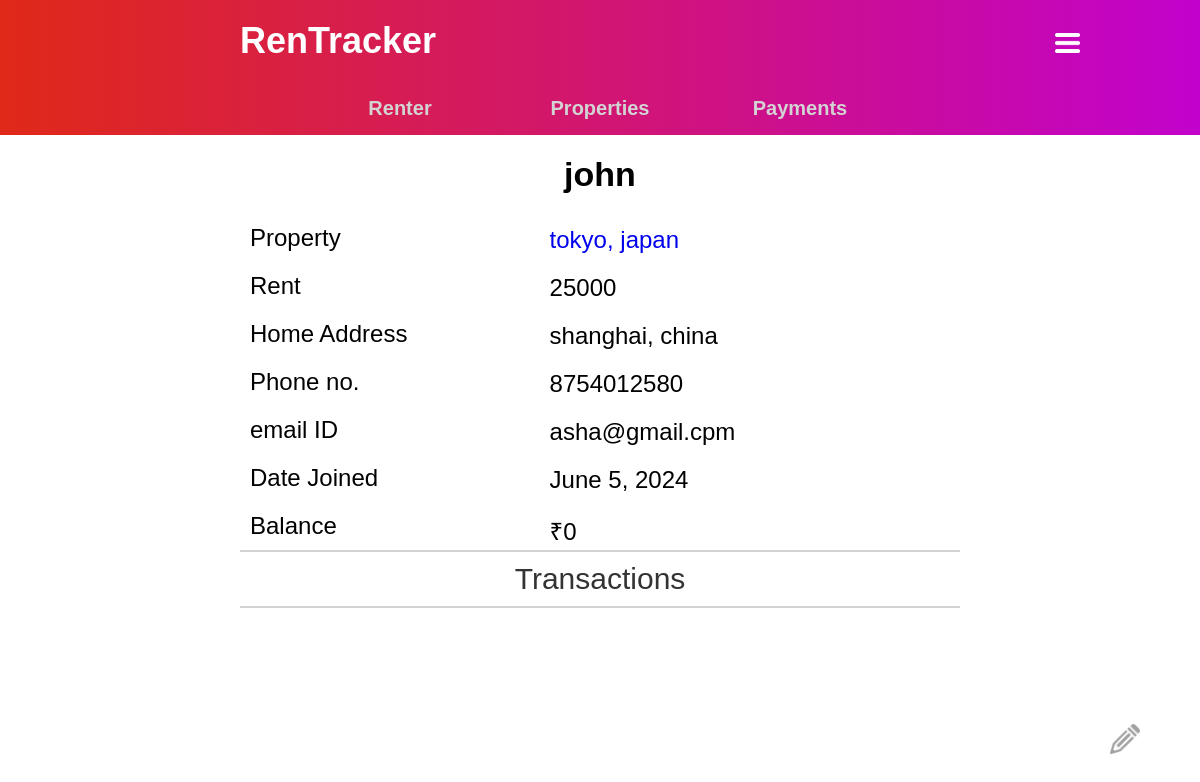
The app's page /renter/3/ (signed in) with its own data.
### home/models.py (models this page shows, shortened)
class Renter(models.Model):
    name = models.CharField(max_length = 30)
    user = models.ForeignKey(User, on_delete=models.CASCADE)
    property = models.OneToOneField(Properties, on_delete = models.CASCADE)
    homeAddr = models.TextField()
    phNo = models.CharField(max_length=10)
    email = models.EmailField()
    dateJoined = models.DateField()
    dateLeft = models.DateField(null = True, blank = True)
    balance = models.IntegerField(default=0)

class Properties(models.Model):
    address = models.TextField()
    user = models.ForeignKey(User, on_delete=models.CASCADE)
    rent = models.IntegerField(null=True)
    propType = models.CharField(max_length=10)
    occupied = models.BooleanField(default=False)

### home/views.py (the view)
# urls.py: path('renter/<str:pk>/',views.renter,name = 'renter'),
@login_required(login_url="login")
def renter(request, pk):
    renterData = Renter.objects.get(id = pk)
    transData = Transaction.objects.filter(renter_id = pk).order_by('-date')
    context = {'renterData':renterData,'transData':transData}
    return render(request, 'renter.html',context)

### templates/renter.html (shortened to what this page needs)
{% load static %}
<!DOCTYPE html>
<html>
<head>
    <link rel='stylesheet'  href="{% static '/css/mobile/renter.css' %}">
</head>
<body>
    {% include 'navbar.html' %}
    <div class="cont">
        <div class="name">{{renterData.name}}</div>
        <div class="label">Property<div class="value"><a href = "/property/{{renterData.property.id}}">{{renterData.property.address}}</a></div></div>
        <div class="label">Rent<div class="value">{{renterData.property.rent}}</div></div>
        <div class="label">Home Address<div class="value">{{renterData.homeAddr}}</div></div>
        <div class="label">Phone no.<div class="value">{{renterData.phNo}}</div></div>
        <div class="label">email ID<div class="value">{{renterData.email}}</div></div>
        <div class="label">Date Joined<div class="value">{{renterData.dateJoined}}</div></div>
        <div class="label">Balance<div class="value">₹{{renterData.balance}}</div></div>
        <div class="trans-box">
            <hr>
            <div class="trans-head">Transactions</div>
            <hr>
        </div>
        <a class = "edit-buttons" href="{% url 'edit renter' renterData.id %}"><img src="/static/images/edit-button.png" width="30px"></a>
        <div class="blank"></div>
    </div>
</body>
</html>

### static/css/mobile/renter.css (style rules this page uses)
.name { font-size: 34px; font-weight: bold; padding: 20px; text-align: center; }
.label { position: relative; padding: 10px; font-size: 24px; }
.value { position: absolute; left: 43%; top: 5%; padding: 10px 0; }
.trans-head { font-size: 30px; color: #333; text-align: center; padding: 10px 0px; }

### static/css/mobile/navbar_mobile.css (style rules this page uses)
* { margin: 0; padding: 0; }
a { text-decoration: none; }
body { font-family: 'Trebuchet MS', sans-serif; font-size: 24px; }
.cont { width: 60%; margin: auto; }
.edit-buttons { position: fixed; bottom: 5%; right: 5%; border-radius: 15px; }
hr { border: 0.5px solid lightgray; }
.blank { padding: 50px; }

### records on screen
Renter: name "john", property.address "tokyo, japan", property.rent "25000", homeAddr "shanghai, china", phNo "8754012580", email "asha@gmail.cpm", dateJoined "June 5, 2024", balance "0"
